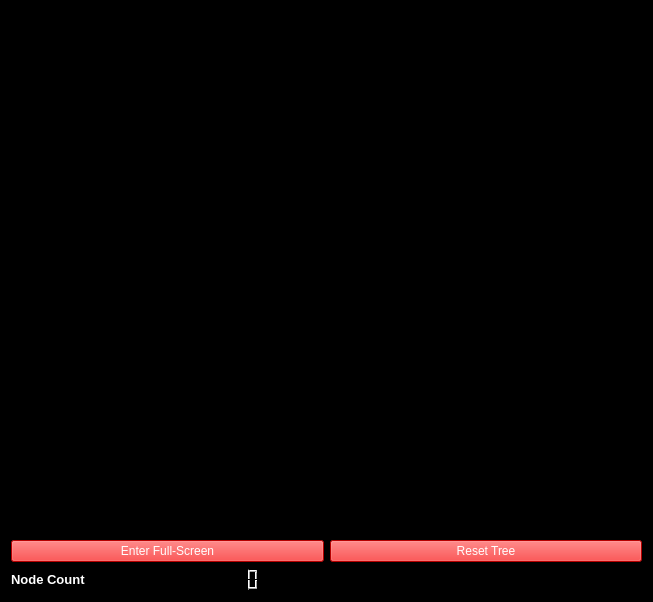
<?xml version="1.0" encoding="UTF-8"?>
<ui version="4.0">
 <class>PathRoutingClass</class>
 <widget class="QWidget" name="PathRoutingClass">
  <property name="geometry">
   <rect>
    <x>0</x>
    <y>0</y>
    <width>653</width>
    <height>602</height>
   </rect>
  </property>
  <property name="focusPolicy">
   <enum>Qt::StrongFocus</enum>
  </property>
  <property name="windowTitle">
   <string>PathRouting</string>
  </property>
  <property name="styleSheet">
   <string notr="true">background:black</string>
  </property>
  <layout class="QHBoxLayout" name="horizontalLayout_2">
   <item>
    <layout class="QVBoxLayout" name="verticalLayout">
     <property name="sizeConstraint">
      <enum>QLayout::SetDefaultConstraint</enum>
     </property>
     <property name="leftMargin">
      <number>0</number>
     </property>
     <property name="rightMargin">
      <number>0</number>
     </property>
     <item>
      <widget class="GLWidget" name="widget" native="true">
       <property name="enabled">
        <bool>true</bool>
       </property>
       <property name="sizePolicy">
        <sizepolicy hsizetype="Preferred" vsizetype="Expanding">
         <horstretch>0</horstretch>
         <verstretch>0</verstretch>
        </sizepolicy>
       </property>
       <property name="focusPolicy">
        <enum>Qt::ClickFocus</enum>
       </property>
       <property name="autoFillBackground">
        <bool>false</bool>
       </property>
      </widget>
     </item>
     <item>
      <layout class="QHBoxLayout" name="horizontalLayout">
       <item>
        <layout class="QGridLayout" name="gridLayout_3">
         <item row="0" column="0">
          <widget class="QPushButton" name="pushButton_2">
           <property name="styleSheet">
            <string notr="true">color:white;
background: red</string>
           </property>
           <property name="text">
            <string>Enter Full-Screen</string>
           </property>
          </widget>
         </item>
         <item row="0" column="1">
          <widget class="QPushButton" name="pushButton">
           <property name="styleSheet">
            <string notr="true">color:white;
background: red</string>
           </property>
           <property name="text">
            <string>Reset Tree</string>
           </property>
          </widget>
         </item>
         <item row="1" column="0">
          <layout class="QFormLayout" name="formLayout_4">
           <property name="fieldGrowthPolicy">
            <enum>QFormLayout::AllNonFixedFieldsGrow</enum>
           </property>
           <item row="0" column="0">
            <widget class="QLabel" name="label">
             <property name="font">
              <font>
               <pointsize>10</pointsize>
               <weight>75</weight>
               <bold>true</bold>
              </font>
             </property>
             <property name="styleSheet">
              <string notr="true">color:white</string>
             </property>
             <property name="text">
              <string>Node Count</string>
             </property>
            </widget>
           </item>
           <item row="0" column="1">
            <widget class="QLCDNumber" name="lcdNumber">
             <property name="digitCount">
              <number>10</number>
             </property>
            </widget>
           </item>
          </layout>
         </item>
        </layout>
       </item>
      </layout>
     </item>
    </layout>
   </item>
  </layout>
  <zorder></zorder>
  <zorder></zorder>
  <zorder></zorder>
 </widget>
 <layoutdefault spacing="6" margin="11"/>
 <customwidgets>
  <customwidget>
   <class>GLWidget</class>
   <extends>QWidget</extends>
   <header>glwidget.h</header>
   <container>1</container>
   <slots>
    <signal>TreeChanged(QString)</signal>
    <slot>resetTree()</slot>
   </slots>
  </customwidget>
 </customwidgets>
 <resources>
  <include location="pathrouting.qrc"/>
 </resources>
 <connections>
  <connection>
   <sender>pushButton_2</sender>
   <signal>clicked()</signal>
   <receiver>PathRoutingClass</receiver>
   <slot>showFullScreen()</slot>
   <hints>
    <hint type="sourcelabel">
     <x>490</x>
     <y>389</y>
    </hint>
    <hint type="destinationlabel">
     <x>250</x>
     <y>254</y>
    </hint>
   </hints>
  </connection>
  <connection>
   <sender>pushButton</sender>
   <signal>clicked()</signal>
   <receiver>widget</receiver>
   <slot>resetTree()</slot>
   <hints>
    <hint type="sourcelabel">
     <x>195</x>
     <y>374</y>
    </hint>
    <hint type="destinationlabel">
     <x>117</x>
     <y>176</y>
    </hint>
   </hints>
  </connection>
  <connection>
   <sender>widget</sender>
   <signal>TreeChanged(QString)</signal>
   <receiver>lcdNumber</receiver>
   <slot>display(QString)</slot>
   <hints>
    <hint type="sourcelabel">
     <x>326</x>
     <y>261</y>
    </hint>
    <hint type="destinationlabel">
     <x>485</x>
     <y>569</y>
    </hint>
   </hints>
  </connection>
 </connections>
</ui>
